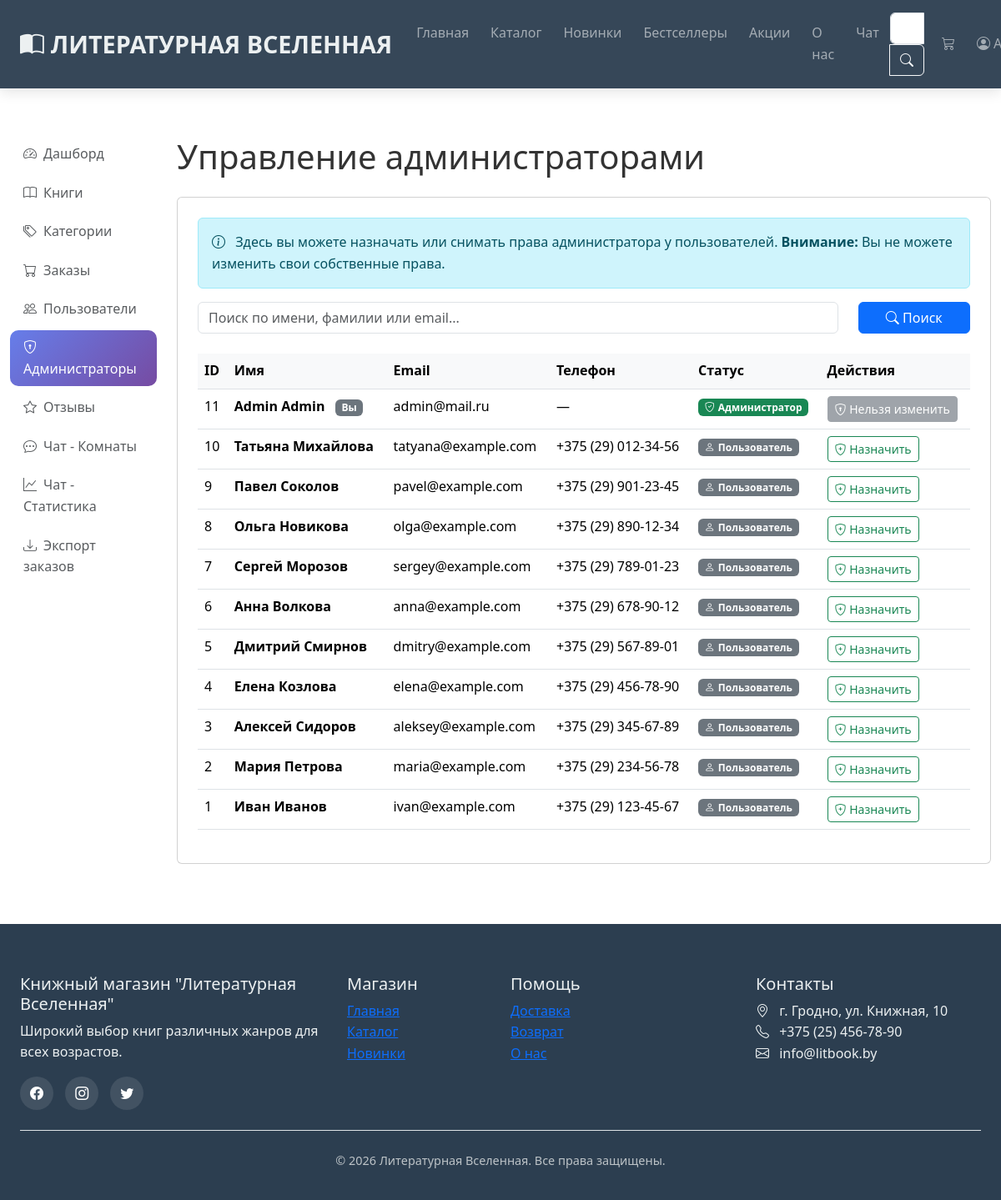
Screenshot of /admin/admins (signed in) with the database file from the repository.
### models.py (models this page shows, shortened)
class User(db.Model):
    __tablename__ = 'users'
    id = db.Column(db.Integer, primary_key=True)
    first_name = db.Column(db.String(50), nullable=False)
    last_name = db.Column(db.String(50), nullable=False)
    email = db.Column(db.String(120), unique=True, nullable=False)
    password_hash = db.Column(db.String(128))
    phone = db.Column(db.String(20))
    is_admin = db.Column(db.Boolean, default=False)  # Добавленное поле
    created_at = db.Column(db.DateTime, default=datetime.now)
    orders = db.relationship('Order', backref='user', lazy=True)
    wishlist = db.relationship('Wishlist', backref='user', lazy=True)

### admin.py (the view, shortened to what this page needs)
@admin_bp.route('/admins')
@admin_required
def admins():
    page = request.args.get('page', 1, type=int)
    per_page = 20
    search = request.args.get('search', '')
    query = User.query
    pagination = query.order_by(User.created_at.desc()).paginate(page=page, per_page=per_page, error_out=False)
    users = pagination.items
    return render_template('admin/admins.html', users=users, pagination=pagination, search=search)

### admin.py (called while the page is built)
def admin_required(f):
    @wraps(f)
    def decorated_function(*args, **kwargs):
        if 'user_id' not in session:
            flash('Пожалуйста, войдите в систему', 'warning')
            return redirect(url_for('login'))
        user = User.query.get(session['user_id'])
        if not user or not user.is_admin:
            flash('Доступ запрещен. Требуются права администратора.', 'danger')
            return redirect(url_for('index'))
        return f(*args, **kwargs)
    return decorated_function

### app.py (called while the page is built)
@app.context_processor
def inject_data():
    categories = Category.query.all()
    cart_count = 0
    if 'cart' in session:
        cart_count = sum(item['quantity'] for item in session['cart'].values())
    return dict(
        categories=categories,
        cart_count=cart_count,
        current_year=datetime.now().year
    )

### templates/admin/admins.html (shortened to what this page needs)
{% extends "base.html" %}
{% block content %}
<div style="height: 70px;"></div>
<div class="container-fluid py-4">
    <div class="row">
        <div class="col-md-3 col-lg-2 mb-4">
            {% include "admin/sidebar.html" %}
        </div>
        <div class="col-md-9 col-lg-10">
            <h1 class="mb-4">Управление администраторами</h1>
            <div class="card">
                <div class="card-body">
                    <div class="alert alert-info">
                        <i class="bi bi-info-circle me-2"></i>
                        Здесь вы можете назначать или снимать права администратора у пользователей.
                        <strong>Внимание:</strong> Вы не можете изменить свои собственные права.
                    </div>
                    <form method="get" class="mb-4">
                        <div class="row">
                            <div class="col-md-10">
                                <input type="text" name="search" class="form-control"
                                       placeholder="Поиск по имени, фамилии или email..."
                                       value="{{ search }}">
                            </div>
                            <div class="col-md-2">
                                <button type="submit" class="btn btn-primary w-100">
                                    <i class="bi bi-search"></i> Поиск
                                </button>
                            </div>
                        </div>
                    </form>
                    <div class="table-responsive">
                        <table class="table table-hover">
                            <thead>
                                <tr>
                                    <th>ID</th>
                                    <th>Имя</th>
                                    <th>Email</th>
                                    <th>Телефон</th>
                                    <th>Статус</th>
                                    <th>Действия</th>
                                </tr>
                            </thead>
                            <tbody>
                                {% for user in users %}
                                <tr>
                                    <td>{{ user.id }}</td>
                                    <td>
                                        <strong>{{ user.first_name }} {{ user.last_name }}</strong>
                                        {% if user.id == session.user_id %}
                                            <span class="badge bg-secondary ms-2">Вы</span>
                                        {% endif %}
                                    </td>
                                    <td>{{ user.email }}</td>
                                    <td>{{ user.phone or '—' }}</td>
                                    <td>
                                        {% if user.is_admin %}
                                            <span class="badge bg-success">
                                                <i class="bi bi-shield-check me-1"></i>Администратор
                                            </span>
                                        {% else %}
                                            <span class="badge bg-secondary">
                                                <i class="bi bi-person me-1"></i>Пользователь
                                            </span>
                                        {% endif %}
                                    </td>
                                    <td>
                                        {% if user.id != session.user_id %}
                                            <a href="{{ url_for('admin.toggle_admin', user_id=user.id) }}"
                                               class="btn btn-sm {% if user.is_admin %}btn-outline-danger{% else %}btn-outline-success{% endif %}"
                                               onclick="return confirm('{% if user.is_admin %}Снять права администратора?{% else %}Назначить администратором?{% endif %}')">
                                                {% if user.is_admin %}
                                                    <i class="bi bi-shield-x"></i> Снять права
                                                {% else %}
                                                    <i class="bi bi-shield-plus"></i> Назначить
                                                {% endif %}
                                            </a>
                                        {% else %}
                                            <button class="btn btn-sm btn-secondary" disabled>
                                                <i class="bi bi-shield-lock"></i> Нельзя изменить
                                            </button>
                                        {% endif %}
                                    </td>
                                </tr>
                                {% endfor %}
                            </tbody>
                        </table>
                    </div>
                </div>
            </div>
        </div>
    </div>
</div>
{% endblock %}

### static/css/style.css (style rules this page uses)
:root { --primary-color: #2c3e50; --secondary-color: #3498db; --accent-color: #e74c3c; --light-color: #ecf0f1; --dark-color: #2c3e50; --text-color: #333; --shadow: 0 5px 15px rgba(0, 0, 0, 0.1); --transition: all 0.3s ease; }
* { margin: 0; padding: 0; box-sizing: border-box; }
body { font-family: "Segoe UI", Tahoma, Geneva, Verdana, sans-serif; color: var(--text-color); line-height: 1.6; overflow-x: hidden; }
.card-body { padding: 1.5rem; }
.table th { background-color: #f8f9fa; font-weight: 600; }

### rows the page displays
User: id "11", first_name "Admin", last_name "Admin", shows "Вы", email "admin@mail.ru", phone "—", is_admin True (drawn), shows "Нельзя изменить"
User: id "10", first_name "Татьяна", last_name "Михайлова", email "tatyana@example.com", phone "+375 (29) 012-34-56", is_admin False (drawn)
User: id "9", first_name "Павел", last_name "Соколов", email "pavel@example.com", phone "+375 (29) 901-23-45", is_admin False (drawn)
User: id "8", first_name "Ольга", last_name "Новикова", email "olga@example.com", phone "+375 (29) 890-12-34", is_admin False (drawn)
User: id "7", first_name "Сергей", last_name "Морозов", email "sergey@example.com", phone "+375 (29) 789-01-23", is_admin False (drawn)
User: id "6", first_name "Анна", last_name "Волкова", email "anna@example.com", phone "+375 (29) 678-90-12", is_admin False (drawn)
User: id "5", first_name "Дмитрий", last_name "Смирнов", email "dmitry@example.com", phone "+375 (29) 567-89-01", is_admin False (drawn)
User: id "4", first_name "Елена", last_name "Козлова", email "elena@example.com", phone "+375 (29) 456-78-90", is_admin False (drawn)
User: id "3", first_name "Алексей", last_name "Сидоров", email "aleksey@example.com", phone "+375 (29) 345-67-89", is_admin False (drawn)
User: id "2", first_name "Мария", last_name "Петрова", email "maria@example.com", phone "+375 (29) 234-56-78", is_admin False (drawn)
User: id "1", first_name "Иван", last_name "Иванов", email "ivan@example.com", phone "+375 (29) 123-45-67", is_admin False (drawn)
